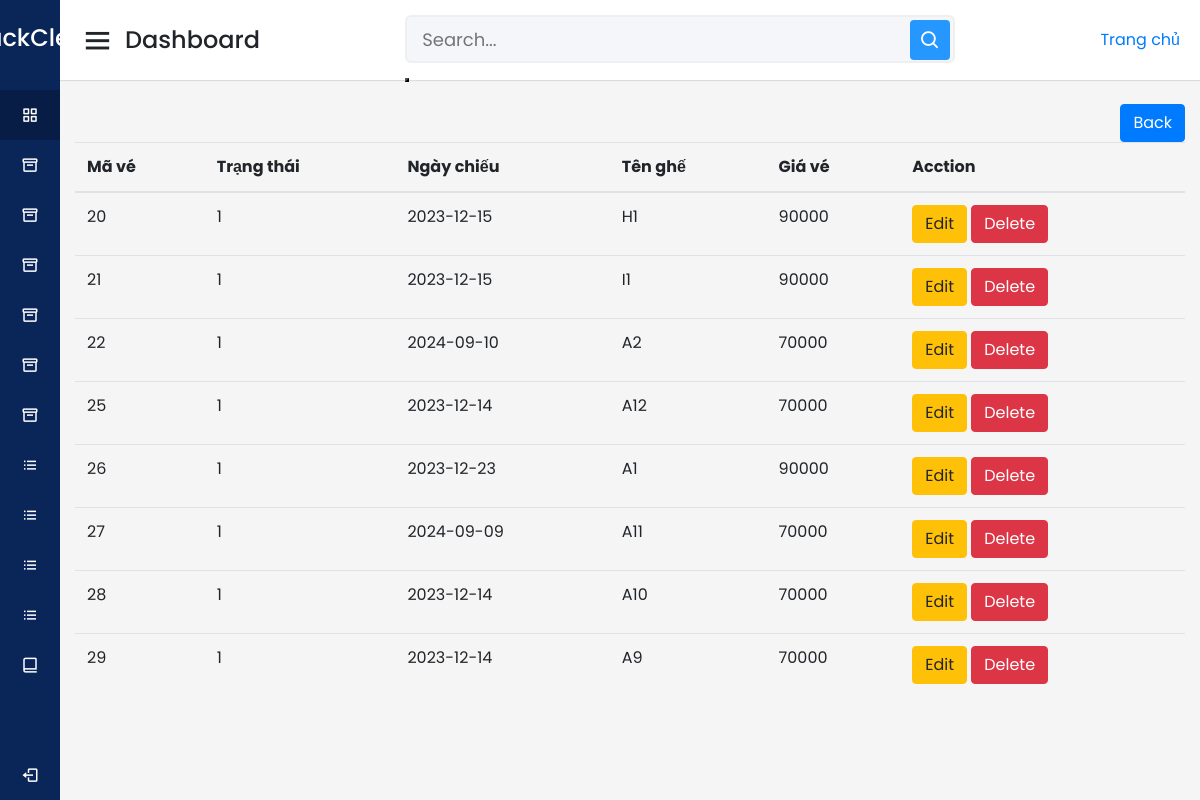
Page /admin/index.php?act=showuser&id_ve=40 (signed in) on the committed database.
### tables this page shows
CREATE TABLE `ve` (
  `id_ve` int(11) NOT NULL,
  `id_suat_chieu` int(11) NOT NULL,
  `id_ghe` int(11) NOT NULL,
  `trang_thai` varchar(50) NOT NULL,
  `id_gia_ve` int(11) NOT NULL,
  `id_pay` int(11) NOT NULL
);

CREATE TABLE `ghe` (
  `id_ghe` int(50) NOT NULL,
  `ten_ghe` varchar(225) NOT NULL,
  `trang_thai` text NOT NULL,
  `gia` int(255) NOT NULL,
  `loai_ghe` text NOT NULL,
  `id_phong_chieu` int(11) NOT NULL
);

CREATE TABLE `suat_chieu` (
  `id_suat_chieu` int(11) NOT NULL,
  `ngay_chieu` date NOT NULL,
  `gio_chieu` time NOT NULL,
  `id_phim` int(11) NOT NULL,
  `id_rap` int(11) NOT NULL
);

CREATE TABLE `gia_ve` (
  `id_gia_ve` int(11) NOT NULL,
  `ten_ve` varchar(50) NOT NULL,
  `gia_ve` int(50) NOT NULL
);

### model/pdo.php (called while the page is built, shortened)
<?php
function pdo_get_connection(){
    $dburl = "mysql:host=localhost;dbname=duan1_fpoly_2023;charset=utf8";
    $username = 'root';
    $password = '';
    $conn = new PDO($dburl, $username, $password);
    $conn->setAttribute(PDO::ATTR_ERRMODE, PDO::ERRMODE_EXCEPTION);
    return $conn;
}
function pdo_query($sql){
    $sql_args = array_slice(func_get_args(), 1);
    try{
        $conn = pdo_get_connection();
        $stmt = $conn->prepare($sql);
        $stmt->execute($sql_args);
        $rows = $stmt->fetchAll();
        return $rows;
    }
    catch(PDOException $e){
        throw $e;
    }
    finally{
        unset($conn);
    }
}

### model/ve.php (called while the page is built, shortened)
<?php
function show_ve() {
    $sql = "SELECT * FROM ve
    INNER JOIN suat_chieu on suat_chieu.id_suat_chieu = ve.id_suat_chieu
    INNER JOIN ghe on ghe.id_ghe = ve.id_ghe
    INNER JOIN phong_chieu on phong_chieu.id_phong_chieu = ghe.id_phong_chieu
    INNER JOIN rap on rap.id_rap = phong_chieu.id_rap
    INNER JOIN gia_ve on gia_ve.id_gia_ve = ve.id_gia_ve
    INNER JOIN vnpay on vnpay.id_pay = ve.id_pay";
    $result = pdo_query($sql);
    return $result;
}
?>

### admin/ve/show.php (the view, shortened to what this page needs)
<section class="content">
        <div class="container-fluid">
          <a class="float-right" href="index.php?act=showve"><button class="btn btn-primary" type="button">Back</button></a>
          <table class="table">
            <thead>
              <tr>
              <th scope="col">Mã vé</th>
            <th scope="col">Trạng thái</th>
            <th scope="col">Ngày chiếu</th>
            <th scope="col">Tên ghế</th>
            <th scope="col">Giá vé</th>
            <th scope="col">Acction</th>
              </tr>
            </thead>
            <tr>
            <?php
             extract($result);
    foreach ($result as  $row) {
    ?>
        <tr>
            <td><?php echo $row['id_ve']; ?></td>
            <td><?php echo $row['trang_thai']; ?></td>
            <td><?php echo $row['ngay_chieu']; ?></td>
            <td><?php echo $row['ten_ghe']; ?></td>
            <td><?php echo $row['gia_ve']; ?></td>
            <td>
            <a href="index.php?act=update_query_ve&id_ve=<?php echo $row['id_ve']; ?>"><button class="btn btn-warning">Edit</button></a>
            <a href="index.php?act=delete_ve&id_ve=<?php echo $row['id_ve']; ?>"><button onclick="return confirm('Ban muon xoa khong?')" class="btn btn-danger">Delete</button></a>
            </td>
        </tr>
    <?php
    }
    ?>
          </table>
        </div>
      </section>

### Assets/css/admin.css (style rules this page uses)
* { margin: 0; padding: 0; box-sizing: border-box; font-family: 'Poppins', sans-serif; }

### rows in the picture
ve: id_ve "20", id_ghe.trang_thai "1", id_suat_chieu.ngay_chieu "2023-12-15", id_ghe.ten_ghe "H1", id_gia_ve.gia_ve "90000"
ve: id_ve "21", id_ghe.trang_thai "1", id_suat_chieu.ngay_chieu "2023-12-15", id_ghe.ten_ghe "I1", id_gia_ve.gia_ve "90000"
ve: id_ve "22", id_ghe.trang_thai "1", id_suat_chieu.ngay_chieu "2024-09-10", id_ghe.ten_ghe "A2", id_gia_ve.gia_ve "70000"
ve: id_ve "25", id_ghe.trang_thai "1", id_suat_chieu.ngay_chieu "2023-12-14", id_ghe.ten_ghe "A12", id_gia_ve.gia_ve "70000"
ve: id_ve "26", id_ghe.trang_thai "1", id_suat_chieu.ngay_chieu "2023-12-23", id_ghe.ten_ghe "A1", id_gia_ve.gia_ve "90000"
ve: id_ve "27", id_ghe.trang_thai "1", id_suat_chieu.ngay_chieu "2024-09-09", id_ghe.ten_ghe "A11", id_gia_ve.gia_ve "70000"
ve: id_ve "28", id_ghe.trang_thai "1", id_suat_chieu.ngay_chieu "2023-12-14", id_ghe.ten_ghe "A10", id_gia_ve.gia_ve "70000"
ve: id_ve "29", id_ghe.trang_thai "1", id_suat_chieu.ngay_chieu "2023-12-14", id_ghe.ten_ghe "A9", id_gia_ve.gia_ve "70000"
